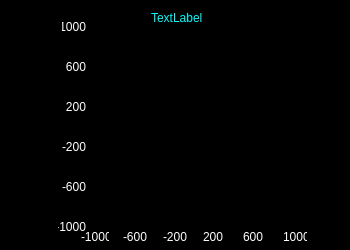
    <widget class="QFrame" name="panRn_Rn">
     <property name="geometry">
      <rect>
       <x>352</x>
       <y>1</y>
       <width>350</width>
       <height>250</height>
      </rect>
     </property>
     <property name="styleSheet">
      <string notr="true">color: rgb(255, 255, 255);
background-color: rgb(0, 0, 0);</string>
     </property>
     <property name="frameShape">
      <enum>QFrame::StyledPanel</enum>
     </property>
     <property name="frameShadow">
      <enum>QFrame::Raised</enum>
     </property>
     <widget class="QLabel" name="lblRn_Rn1">
      <property name="geometry">
       <rect>
        <x>151</x>
        <y>11</y>
        <width>91</width>
        <height>13</height>
       </rect>
      </property>
      <property name="styleSheet">
       <string notr="true">color: rgb(0, 255, 255);</string>
      </property>
      <property name="text">
       <string>TextLabel</string>
      </property>
     </widget>
     <widget class="QCustomPlot" name="imgRn_Rn" native="true">
      <property name="geometry">
       <rect>
        <x>90</x>
        <y>25</y>
        <width>201</width>
        <height>201</height>
       </rect>
      </property>
     </widget>
     <widget class="QLabel" name="label_13">
      <property name="geometry">
       <rect>
        <x>283</x>
        <y>230</y>
        <width>24</width>
        <height>13</height>
       </rect>
      </property>
      <property name="text">
       <string>1000</string>
      </property>
     </widget>
     <widget class="QLabel" name="label_14">
      <property name="geometry">
       <rect>
        <x>243</x>
        <y>230</y>
        <width>24</width>
        <height>13</height>
       </rect>
      </property>
      <property name="text">
       <string>600</string>
      </property>
     </widget>
     <widget class="QLabel" name="label_15">
      <property name="geometry">
       <rect>
        <x>81</x>
        <y>230</y>
        <width>28</width>
        <height>13</height>
       </rect>
      </property>
      <property name="text">
       <string>-1000</string>
      </property>
     </widget>
     <widget class="QLabel" name="label_16">
      <property name="geometry">
       <rect>
        <x>123</x>
        <y>230</y>
        <width>24</width>
        <height>13</height>
       </rect>
      </property>
      <property name="text">
       <string>-600</string>
      </property>
     </widget>
     <widget class="QLabel" name="label_17">
      <property name="geometry">
       <rect>
        <x>203</x>
        <y>230</y>
        <width>24</width>
        <height>13</height>
       </rect>
      </property>
      <property name="text">
       <string>200</string>
      </property>
     </widget>
     <widget class="QLabel" name="label_18">
      <property name="geometry">
       <rect>
        <x>163</x>
        <y>230</y>
        <width>24</width>
        <height>13</height>
       </rect>
      </property>
      <property name="text">
       <string>-200</string>
      </property>
     </widget>
     <widget class="QLabel" name="label_19">
      <property name="geometry">
       <rect>
        <x>62</x>
        <y>60</y>
        <width>24</width>
        <height>13</height>
       </rect>
      </property>
      <property name="layoutDirection">
       <enum>Qt::RightToLeft</enum>
      </property>
      <property name="text">
       <string>600</string>
      </property>
      <property name="alignment">
       <set>Qt::AlignRight|Qt::AlignTrailing|Qt::AlignVCenter</set>
      </property>
     </widget>
     <widget class="QLabel" name="label_20">
      <property name="geometry">
       <rect>
        <x>62</x>
        <y>180</y>
        <width>24</width>
        <height>13</height>
       </rect>
      </property>
      <property name="layoutDirection">
       <enum>Qt::RightToLeft</enum>
      </property>
      <property name="text">
       <string>-600</string>
      </property>
      <property name="alignment">
       <set>Qt::AlignRight|Qt::AlignTrailing|Qt::AlignVCenter</set>
      </property>
     </widget>
     <widget class="QLabel" name="label_21">
      <property name="geometry">
       <rect>
        <x>62</x>
        <y>140</y>
        <width>24</width>
        <height>13</height>
       </rect>
      </property>
      <property name="layoutDirection">
       <enum>Qt::RightToLeft</enum>
      </property>
      <property name="text">
       <string>-200</string>
      </property>
      <property name="alignment">
       <set>Qt::AlignRight|Qt::AlignTrailing|Qt::AlignVCenter</set>
      </property>
     </widget>
     <widget class="QLabel" name="label_22">
      <property name="geometry">
       <rect>
        <x>58</x>
        <y>220</y>
        <width>28</width>
        <height>13</height>
       </rect>
      </property>
      <property name="layoutDirection">
       <enum>Qt::RightToLeft</enum>
      </property>
      <property name="text">
       <string>-1000</string>
      </property>
      <property name="alignment">
       <set>Qt::AlignRight|Qt::AlignTrailing|Qt::AlignVCenter</set>
      </property>
     </widget>
     <widget class="QLabel" name="label_23">
      <property name="geometry">
       <rect>
        <x>62</x>
        <y>20</y>
        <width>24</width>
        <height>13</height>
       </rect>
      </property>
      <property name="layoutDirection">
       <enum>Qt::RightToLeft</enum>
      </property>
      <property name="text">
       <string>1000</string>
      </property>
      <property name="alignment">
       <set>Qt::AlignRight|Qt::AlignTrailing|Qt::AlignVCenter</set>
      </property>
     </widget>
     <widget class="QLabel" name="label_24">
      <property name="geometry">
       <rect>
        <x>62</x>
        <y>100</y>
        <width>24</width>
        <height>13</height>
       </rect>
      </property>
      <property name="layoutDirection">
       <enum>Qt::RightToLeft</enum>
      </property>
      <property name="text">
       <string>200</string>
      </property>
      <property name="alignment">
       <set>Qt::AlignRight|Qt::AlignTrailing|Qt::AlignVCenter</set>
      </property>
     </widget>
    </widget>
